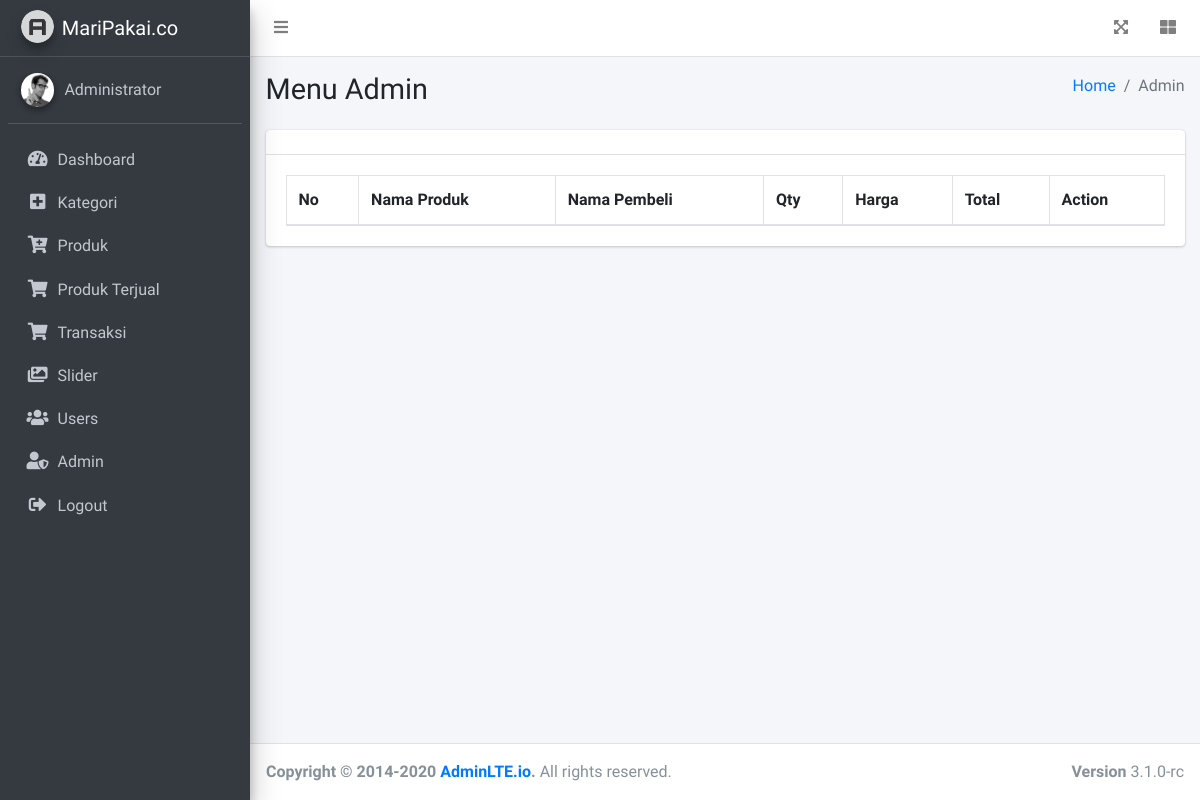
Before: /admin/sold.php (signed in) with the older database file.
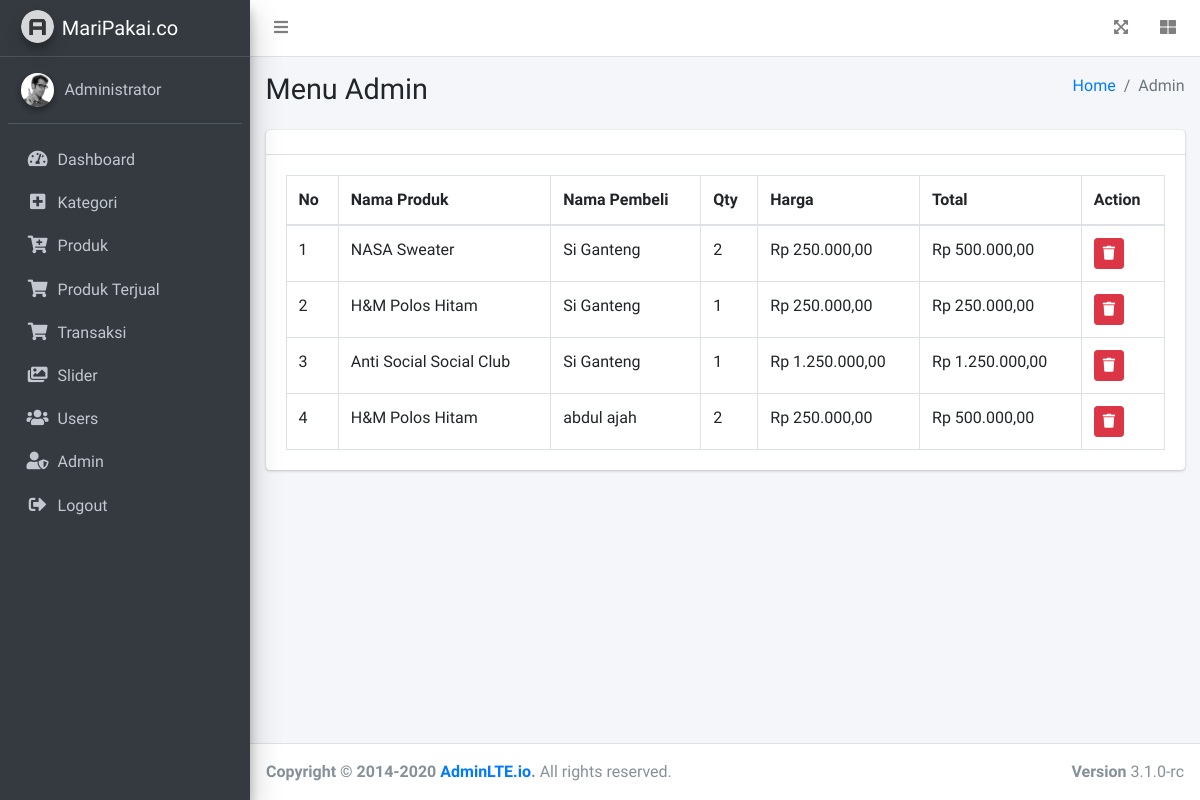
After: the same page with the newer database file.
### tables this page shows
CREATE TABLE `product_sold` (
  `id` int(11) NOT NULL,
  `id_customer` int(11) NOT NULL,
  `nama_produk` varchar(120) NOT NULL,
  `qty` int(11) NOT NULL,
  `harga` varchar(20) NOT NULL,
  `total` varchar(20) NOT NULL,
  `date` timestamp NOT NULL DEFAULT current_timestamp()
);

CREATE TABLE `users` (
  `id` int(11) NOT NULL,
  `NamaLengkap` varchar(120) NOT NULL,
  `Email` varchar(120) NOT NULL,
  `Username` varchar(12) NOT NULL,
  `Password` varchar(120) NOT NULL,
  `Alamat` text NOT NULL,
  `Kodepos` varchar(20) NOT NULL,
  `No_telepon` varchar(120) NOT NULL,
  `RegisDate` timestamp NOT NULL DEFAULT current_timestamp(),
  `UpdateDate` timestamp NULL DEFAULT NULL ON UPDATE current_timestamp()
);

### admin/sold.php (the view, shortened to what this page needs)
<?php
include('../include/koneksi.php');
if(strlen($_SESSION['alogin'])==0)
	{
header('location:index.php');
}
else{
?>
<!DOCTYPE html>
<html lang="en">
<head>
  <link rel="stylesheet" href="plugins/fontawesome-free/css/all.min.css">
  <link rel="stylesheet" href="plugins/datatables-bs4/css/dataTables.bootstrap4.min.css">
  <link rel="stylesheet" href="plugins/datatables-responsive/css/responsive.bootstrap4.min.css">
  <link rel="stylesheet" href="plugins/datatables-buttons/css/buttons.bootstrap4.min.css">
  <link rel="stylesheet" href="dist/css/adminlte.min.css">
</head>
<body class="hold-transition sidebar-mini layout-fixed">
<div class="wrapper">
  <nav class="main-header navbar navbar-expand navbar-white navbar-light">
    <ul class="navbar-nav">
      <li class="nav-item">
        <a class="nav-link" data-widget="pushmenu" href="#" role="button"><i class="fas fa-bars"></i></a>
      </li>
    </ul>
    <ul class="navbar-nav ml-auto">
      <li class="nav-item">
        <a class="nav-link" data-widget="fullscreen" href="#" role="button">
          <i class="fas fa-expand-arrows-alt"></i>
        </a>
      </li>
      <li class="nav-item">
        <a class="nav-link" data-widget="control-sidebar" data-slide="true" href="#" role="button">
          <i class="fas fa-th-large"></i>
        </a>
      </li>
    </ul>
  </nav>
  <?php include('./inc/sidebar.php');?>
  <div class="content-wrapper">
    <div class="content-header">
      <div class="container-fluid">
        <div class="row mb-2">
          <div class="col-sm-6">
            <h1 class="m-0">Menu Admin</h1>
          </div>
          <div class="col-sm-6">
            <ol class="breadcrumb float-sm-right">
              <li class="breadcrumb-item"><a href="#">Home</a></li>
              <li class="breadcrumb-item active">Admin</li>
            </ol>
          </div>
        </div>
      </div>
    </div>
    <section class="content">
      <div class="container-fluid">
        <div class="row">
          <div class="col-12">
          <div class="card">
              <div class="card-header">
              </div>
              <div class="card-body">
                <table id="example1" class="table table-bordered table-hover">
                <thead>
                  <tr>
                    <th>No</th>
                    <th>Nama Produk</th>
                    <th>Nama Pembeli</th>
                    <th>Qty</th>
                    <th>Harga</th>
                    <th>Total</th>
                    <th>Action</th>
                  </tr>
                  </thead>
                  <tbody>
                  <?php
                    function rupiah($angka){
                        $hasil_rupiah = "Rp " . number_format($angka,2,',','.');
                        return $hasil_rupiah;
                    }
                        $sql = "select product_sold.id,product_sold.id_customer,product_sold.nama_produk,product_sold.qty,product_sold.harga,product_sold.total,product_sold.date,users.NamaLengkap from product_sold join users on product_sold.id_customer=users.id";
                        $query = $dbh -> prepare($sql);
                        $query->execute();
                        $results=$query->fetchAll(PDO::FETCH_OBJ);
                        $nmr=1;
                        if($query->rowCount() > 0){
                            foreach($results as $res){
                    ?>
                  <tr>
                    <td><?php echo htmlentities($nmr);?></td>
                    <td><?php echo htmlentities($res->nama_produk);?></td>
                    <td><?php echo htmlentities($res->NamaLengkap);?></td>
                    <td><?php echo htmlentities($res->qty);?></td>
                    <td><?php echo rupiah($res->harga);?></td>
                    <td><?php echo rupiah($res->total);?></td>
                    <td>
                         <a href="sold.php?del=<?php echo $res->id;?>" onclick="return confirm('Do you want to delete');" class="btn btn-sm btn-danger"><i class="fas fa-trash"></i></a>
                    </td>
                  </tr>
                  <?php $nmr=$nmr+1; } } ?>
                  </tbody>
                </table>
              </div>
            </div>
          </div>
        </div>
      </div>
    </section>
  </div>
  <footer class="main-footer">
    <div class="float-right d-none d-sm-block">
      <b>Version</b> 3.1.0-rc
    </div>
    <strong>Copyright &copy; 2014-2020 <a href="https://adminlte.io">AdminLTE.io</a>.</strong> All rights reserved.
  </footer>
</div>
</body>
</html>
<?php } ?>

### admin/inc/sidebar.php
<aside class="main-sidebar sidebar-dark-primary elevation-4">
    <a href="index3.html" class="brand-link">
      <img src="dist/img/AdminLTELogo.png" alt="AdminLTE Logo" class="brand-image img-circle elevation-3" style="opacity: .8">
      <span class="brand-text font-weight-light">MariPakai.co</span>
    </a>
    <div class="sidebar">
      <div class="user-panel mt-3 pb-3 mb-3 d-flex">
        <div class="image">
          <img src="dist/img/user2-160x160.jpg" class="img-circle elevation-2" alt="User Image">
        </div>
        <div class="info">
          <a href="#" class="d-block">Administrator</a>
        </div>
      </div>
      <nav class="mt-2">
        <ul class="nav nav-pills nav-sidebar flex-column" data-widget="treeview" role="menu" data-accordion="false">
          <li class="nav-item">
            <a href="dashboard.php" class="nav-link">
              <i class="nav-icon fas fa-tachometer-alt"></i>
              <p>
                Dashboard
              </p>
            </a>
          </li>
          <li class="nav-item">
            <a href="kategori.php" class="nav-link ">
              <i class="nav-icon fas fa-plus-square"></i>
              <p>
                Kategori
              </p>
            </a>
          </li>
          <li class="nav-item">
            <a href="produk.php" class="nav-link ">
              <i class="nav-icon fas fa-cart-plus"></i>
              <p>
                Produk
              </p>
            </a>
          </li>
          <li class="nav-item">
            <a href="sold.php" class="nav-link">
              <i class="nav-icon fas fa-shopping-cart"></i>
              <p>
                Produk Terjual
              </p>
            </a>
          </li>
          <li class="nav-item">
            <a href="transaksi.php" class="nav-link">
              <i class="nav-icon fas fa-shopping-cart"></i>
              <p>
                Transaksi
              </p>
            </a>
          </li>
          <li class="nav-item">
            <a href="slider.php" class="nav-link">
              <i class="nav-icon fas fa-images"></i>
              <p>
                Slider
              </p>
            </a>
          </li>
          <li class="nav-item">
            <a href="users.php" class="nav-link">
              <i class="nav-icon fas fa-users"></i>
              <p>
                Users
              </p>
            </a>
          </li>
          <li class="nav-item">
            <a href="admin.php" class="nav-link ">
              <i class="nav-icon fas fa-user-shield"></i>
              <p>
                Admin
              </p>
            </a>
          </li>
          <li class="nav-item">
            <a href="logout.php" class="nav-link">
              <i class="nav-icon fas fa-sign-out-alt"></i>
              <p>
                Logout
              </p>
            </a>
          </li>
        </ul>
      </nav>
    </div>
  </aside>

Changed rows visible on the page:
added product_sold: nama_produk "NASA Sweater", users.NamaLengkap "Si Ganteng", qty "2", harga "Rp 250.000,00", total "Rp 500.000,00"
added product_sold: nama_produk "H&M Polos Hitam", users.NamaLengkap "Si Ganteng", qty "1", harga "Rp 250.000,00", total "Rp 250.000,00"
added product_sold: nama_produk "Anti Social Social Club", users.NamaLengkap "Si Ganteng", qty "1", harga "Rp 1.250.000,00", total "Rp 1.250.000,00"
added product_sold: nama_produk "H&M Polos Hitam", users.NamaLengkap "abdul ajah", qty "2", harga "Rp 250.000,00", total "Rp 500.000,00"
